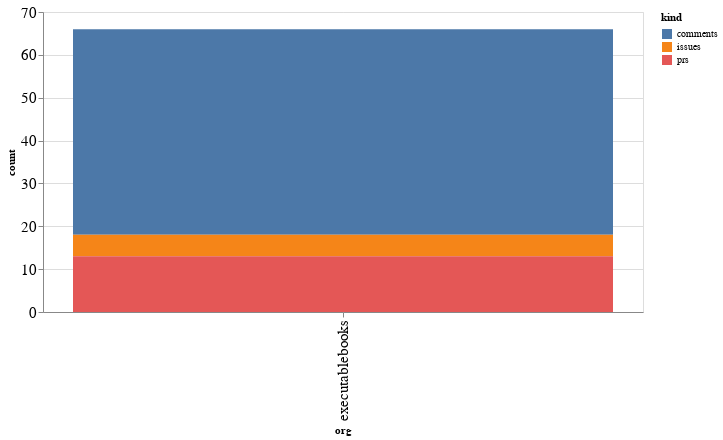

Source (notebook cell):
### Code cell
alt.Chart(org_summaries, width=600).mark_bar().encode(
    x='org',
    y='count',
    color='kind',
    tooltip="org"
)

### Figure 1 — Vega-Lite specification as saved in the notebook (floating-point values rounded to 4 significant figures)
{"config": {"axisLeft": {"labelFontSize": 15}, "axisBottom": {"labelFontSize": 15}}, "data": {"name": "data-8d2e0ba35bc8b77192b82bb69c4c7c35"}, "mark": "bar", "encoding": {"color": {"type": "nominal", "field": "kind"}, "tooltip": {"type": "nominal", "field": "org"}, "x": {"type": "nominal", "field": "org"}, "y": {"type": "quantitative", "field": "count"}}, "width": 600, "$schema": "https://vega.github.io/schema/vega-lite/v4.8.1.json", "datasets": {"data-8d2e0ba35bc8b77192b82bb69c4c7c35": [{"org": "executablebooks", "kind": "comments", "count": 48}, {"org": "executablebooks", "kind": "issues", "count": 5}, {"org": "executablebooks", "kind": "prs", "count": 13}]}}
